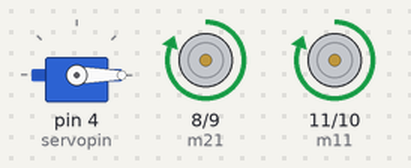
The sketch below on a simulated Arduino Uno, built with avr-gcc and run on an emulated ATmega328P. Parts: servo, motor-driver pin pairs drawn as motors (green arrow = first pin HIGH = forward, orange = second pin HIGH = backward, longer = more drive).

Above: at 0.05 s.
At 4.65 s:
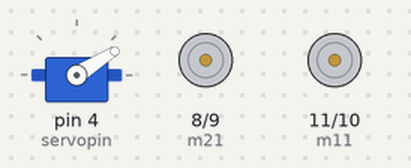
At 5.8 s:
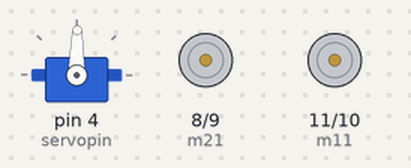
At 6.95 s:
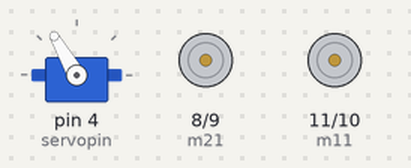
At 9.45 s:
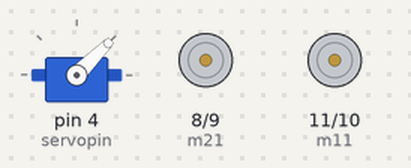
At 13.85 s:
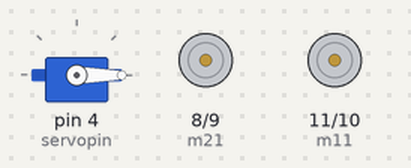
Timing chart, 0 to 18.0 s (numbered marks = the images above):
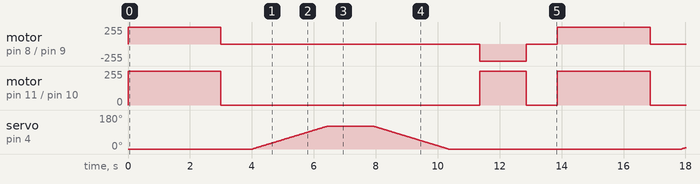

The sketch:

Robot.ino
```cpp
#include <Servo.h>

const int servopin = 4;

const int m11 = 11;
const int m12 = 10;
const int m21 = 8;
const int m22 = 9;

Servo myservopin;

void setup() {
  myservopin.attach(servopin);
  myservopin.write(0);

  pinMode(m11, OUTPUT);
  pinMode(m12, OUTPUT);
  pinMode(m21, OUTPUT);
  pinMode(m22, OUTPUT);
}

void loop() {
  digitalWrite(m11, HIGH);
  digitalWrite(m12, LOW);
  digitalWrite(m21, HIGH);
  digitalWrite(m22, LOW);

  delay(3000);

  digitalWrite(m11, LOW);
  digitalWrite(m12, LOW);
  digitalWrite(m21, LOW);
  digitalWrite(m22, LOW);

  delay(1000);

  for (int pos = 0; pos <= 120; pos += 1) {
    myservopin.write(pos);
    delay(20);
  }

  delay(1500);

  for (int pos = 120; pos >= 0; pos -= 1) {
    myservopin.write(pos);
    delay(20);
  }
  delay(1000);
  digitalWrite(m11, HIGH);
  digitalWrite(m12, LOW);
  digitalWrite(m21, LOW);
  digitalWrite(m22, HIGH);
  delay(1500);
  digitalWrite(m11, LOW);
  digitalWrite(m12, LOW);
  digitalWrite(m21, LOW);
  digitalWrite(m22, LOW);
  delay(1000);
}
```

Measured:
- by itself, motor on pin 8 (m21) / pin 9 (m22): repeats every 13.9 s: stopped 8.4 s, backward 255/255 1.5 s, stopped 1.0 s, forward 255/255 3.0 s
- by itself, motor on pin 11 (m11) / pin 10 (m12): repeats every 13.9 s: stopped 8.4 s, forward 255/255 1.5 s, stopped 1.0 s, forward 255/255 3.0 s
